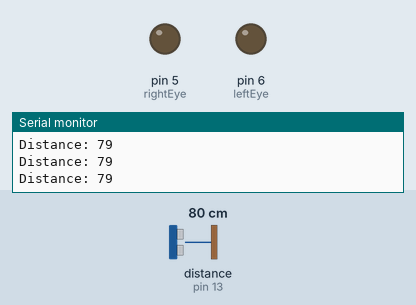
A sketch run on a simulated Arduino Uno, built with avr-gcc and run on an emulated ATmega328P. Parts: output pins drawn as LEDs (lit = HIGH), the last lines printed to the serial monitor. Wiring (inferred from the names in the program): ultrasonic range finder: trigger pin 12; echo pin 13. The test bench sets the inputs (shaded band); at power-on: distance to the obstacle (sensor on pin 13) 80 cm. The echo pulse lasts 58.3 µs per cm; pins used as bus, display or sensor lines are not drawn.

Above: at 1.2 s.
1.3 s: distance to the obstacle (sensor on pin 13) set to 71 cm
At 2.6 s:
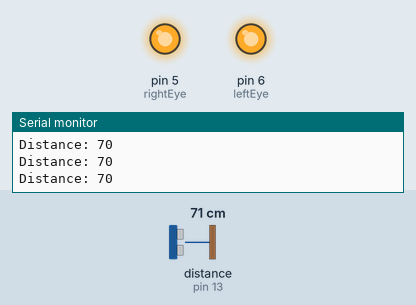
3.5 s: distance to the obstacle (sensor on pin 13) set to 299 cm
At 5.6 s:
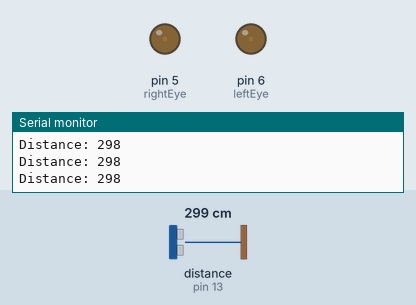
6.5 s: distance to the obstacle (sensor on pin 13) set to 2 cm
At 8.2 s:
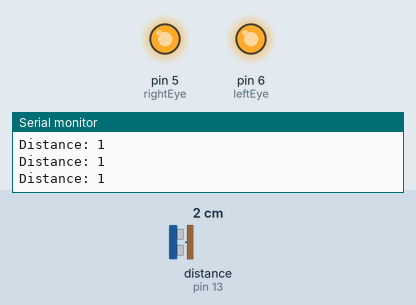
8.8 s: distance to the obstacle (sensor on pin 13) set to 120 cm
At 11.1 s:
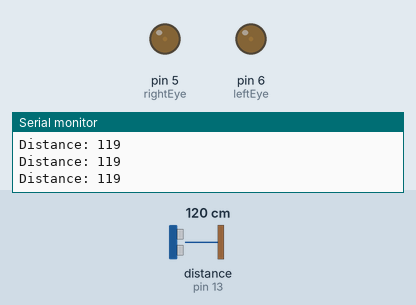
Timing chart, 0 to 12.6 s (numbered marks = the images above; inputs shaded):
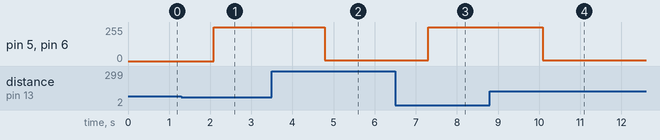

Measured:
- the behaviour switches between 76 and 75 cm on distance to the obstacle (sensor on pin 13) (found by bisection; images 0 and 1)
- after the input at 1.3 s, pin 5 (rightEye), pin 6 (leftEye): 0/255 → 255/255 after 0.78 s
- after the input at 3.5 s, pin 5 (rightEye), pin 6 (leftEye): 255/255 → 6/255 after 1.3 s
- after the input at 6.5 s, pin 5 (rightEye), pin 6 (leftEye): 6/255 → 255/255 after 0.80 s
- after the input at 8.8 s, pin 5 (rightEye), pin 6 (leftEye): 255/255 → 6/255 after 1.3 s

The sketch:

Halloween_Skull.ino
```cpp
//Halloween_Skull.ino

#define rightEye 5
#define leftEye 6
#define speaker 8
#define trigger 12
#define echo 13

unsigned int i = 1;
unsigned int j = 254;
int distance = 0;
boolean is_on = false;

void setup() {
	pinMode(rightEye, OUTPUT);
	pinMode(leftEye, OUTPUT);
	pinMode(trigger, OUTPUT);
	pinMode(echo, INPUT);
	digitalWrite(trigger, HIGH);
	Serial.begin(9600);
	Serial.print("It's Halloween!\n");
	Serial.print("Here you see the distance in cm!\n");
}

void loop() {

	delay(50);
	distance = getDistance();
	Serial.print("Distance: ");
	Serial.println(distance, DEC);
	if (distance < 75) {
		if (is_on == false) {
			flash();
		}
	}
	if (distance > 75) {
		if (is_on == true) {
		dimm();
		}
	}
}

// get distance via sensor in centimeters
int getDistance(){
	long distance = 0;
	long timeT = 0;
	digitalWrite(trigger, LOW);
	delayMicroseconds(3);
	noInterrupts();
	digitalWrite(trigger, HIGH);
	delayMicroseconds(10);
	digitalWrite(trigger, LOW);
	timeT = pulseIn(echo, HIGH);
	interrupts();
	// Serial.print("Time: ");
	// Serial.println(timeT, DEC);
	distance = (timeT / 2) * 0.03432;
	return(distance);
}

// flash eyes from very dark to full quickly
void flash() {
	for(int i = 5; i < 256; i++) {
		analogWrite(rightEye, i);
		analogWrite(leftEye, i);
		delay(3);
	}
	is_on = true;
}

// dim eyes back to very dark
void dimm() {
	for(int i = 256; i > 5; i--) {
		analogWrite(rightEye, i);
		analogWrite(leftEye, i);
		delay(5);
	}
	is_on = false;
}
```
